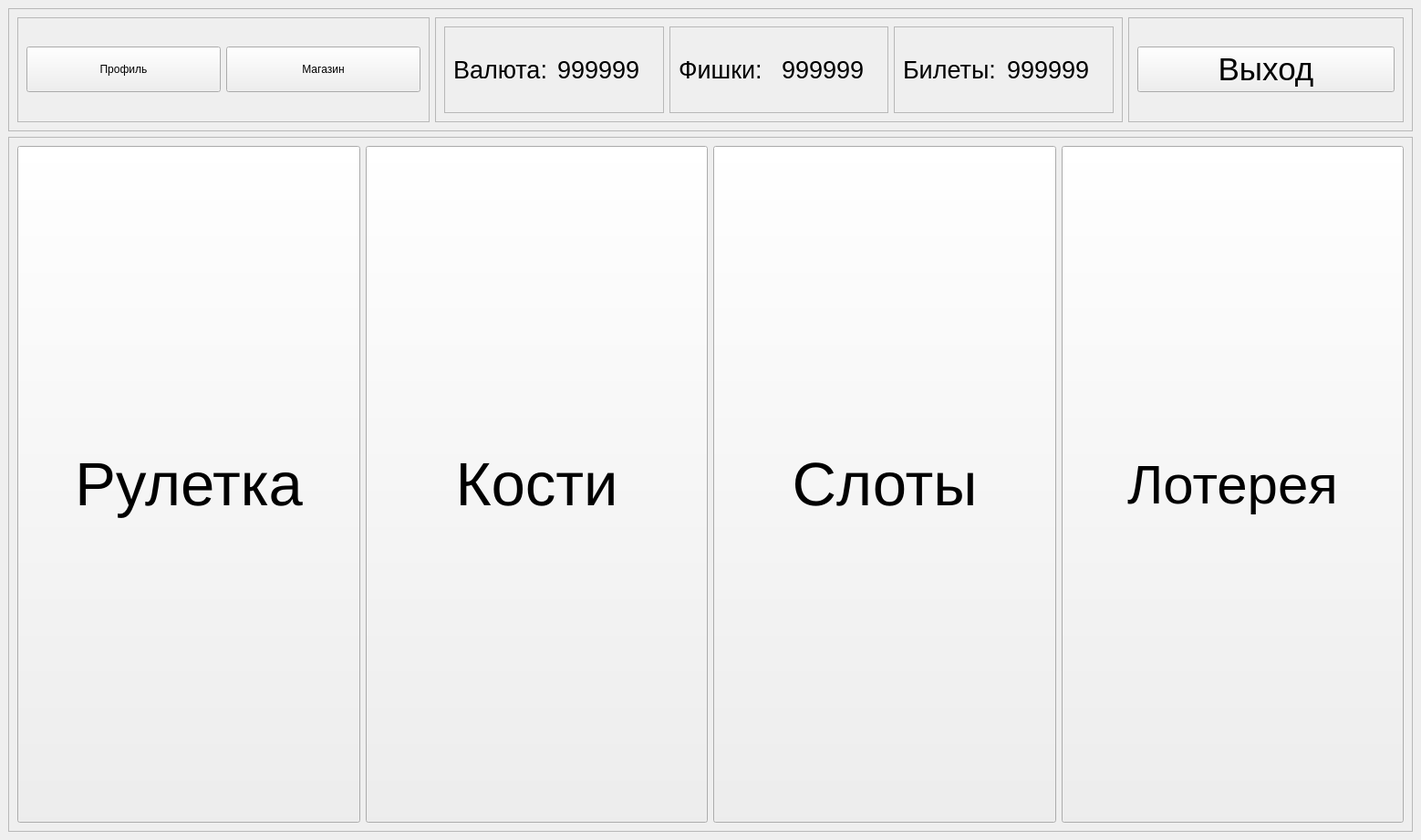
<?xml version="1.0" encoding="UTF-8"?>
<ui version="4.0">
 <class>MainWindow</class>
 <widget class="QMainWindow" name="MainWindow">
  <property name="geometry">
   <rect>
    <x>0</x>
    <y>0</y>
    <width>1558</width>
    <height>921</height>
   </rect>
  </property>
  <property name="windowTitle">
   <string>MainWindow</string>
  </property>
  <widget class="QWidget" name="centralwidget">
   <layout class="QVBoxLayout" name="verticalLayout">
    <item>
     <widget class="QFrame" name="frame">
      <property name="sizePolicy">
       <sizepolicy hsizetype="Preferred" vsizetype="Preferred">
        <horstretch>0</horstretch>
        <verstretch>15</verstretch>
       </sizepolicy>
      </property>
      <property name="frameShape">
       <enum>QFrame::StyledPanel</enum>
      </property>
      <property name="frameShadow">
       <enum>QFrame::Raised</enum>
      </property>
      <layout class="QHBoxLayout" name="horizontalLayout">
       <item>
        <widget class="QFrame" name="frame_3">
         <property name="sizePolicy">
          <sizepolicy hsizetype="Preferred" vsizetype="Preferred">
           <horstretch>30</horstretch>
           <verstretch>0</verstretch>
          </sizepolicy>
         </property>
         <property name="frameShape">
          <enum>QFrame::StyledPanel</enum>
         </property>
         <property name="frameShadow">
          <enum>QFrame::Raised</enum>
         </property>
         <layout class="QHBoxLayout" name="horizontalLayout_2">
          <item>
           <widget class="QPushButton" name="profileBtn">
            <property name="minimumSize">
             <size>
              <width>0</width>
              <height>50</height>
             </size>
            </property>
            <property name="text">
             <string>Профиль</string>
            </property>
           </widget>
          </item>
          <item>
           <widget class="QPushButton" name="shopBtn">
            <property name="minimumSize">
             <size>
              <width>0</width>
              <height>50</height>
             </size>
            </property>
            <property name="text">
             <string>Магазин</string>
            </property>
           </widget>
          </item>
         </layout>
        </widget>
       </item>
       <item>
        <widget class="QFrame" name="frame_5">
         <property name="sizePolicy">
          <sizepolicy hsizetype="Preferred" vsizetype="Preferred">
           <horstretch>50</horstretch>
           <verstretch>0</verstretch>
          </sizepolicy>
         </property>
         <property name="frameShape">
          <enum>QFrame::StyledPanel</enum>
         </property>
         <property name="frameShadow">
          <enum>QFrame::Raised</enum>
         </property>
         <layout class="QHBoxLayout" name="horizontalLayout_4">
          <item>
           <widget class="QFrame" name="frame_6">
            <property name="frameShape">
             <enum>QFrame::StyledPanel</enum>
            </property>
            <property name="frameShadow">
             <enum>QFrame::Raised</enum>
            </property>
            <layout class="QHBoxLayout" name="horizontalLayout_5">
             <item>
              <widget class="QLabel" name="label">
               <property name="font">
                <font>
                 <pointsize>20</pointsize>
                </font>
               </property>
               <property name="text">
                <string>Валюта:</string>
               </property>
              </widget>
             </item>
             <item>
              <widget class="QLabel" name="moneyCount">
               <property name="font">
                <font>
                 <pointsize>20</pointsize>
                </font>
               </property>
               <property name="text">
                <string>999999</string>
               </property>
              </widget>
             </item>
            </layout>
           </widget>
          </item>
          <item>
           <widget class="QFrame" name="frame_8">
            <property name="frameShape">
             <enum>QFrame::StyledPanel</enum>
            </property>
            <property name="frameShadow">
             <enum>QFrame::Raised</enum>
            </property>
            <layout class="QHBoxLayout" name="horizontalLayout_6">
             <item>
              <widget class="QLabel" name="label_2">
               <property name="font">
                <font>
                 <pointsize>20</pointsize>
                </font>
               </property>
               <property name="text">
                <string>Фишки:</string>
               </property>
              </widget>
             </item>
             <item>
              <widget class="QLabel" name="chipsCount">
               <property name="font">
                <font>
                 <pointsize>20</pointsize>
                </font>
               </property>
               <property name="text">
                <string>999999</string>
               </property>
              </widget>
             </item>
            </layout>
           </widget>
          </item>
          <item>
           <widget class="QFrame" name="frame_7">
            <property name="frameShape">
             <enum>QFrame::StyledPanel</enum>
            </property>
            <property name="frameShadow">
             <enum>QFrame::Raised</enum>
            </property>
            <layout class="QHBoxLayout" name="horizontalLayout_7">
             <item>
              <widget class="QLabel" name="label_3">
               <property name="font">
                <font>
                 <pointsize>20</pointsize>
                </font>
               </property>
               <property name="text">
                <string>Билеты:</string>
               </property>
              </widget>
             </item>
             <item>
              <widget class="QLabel" name="ticketsCount">
               <property name="font">
                <font>
                 <pointsize>20</pointsize>
                </font>
               </property>
               <property name="text">
                <string>999999</string>
               </property>
              </widget>
             </item>
            </layout>
           </widget>
          </item>
         </layout>
        </widget>
       </item>
       <item>
        <widget class="QFrame" name="frame_4">
         <property name="sizePolicy">
          <sizepolicy hsizetype="Preferred" vsizetype="Preferred">
           <horstretch>20</horstretch>
           <verstretch>0</verstretch>
          </sizepolicy>
         </property>
         <property name="frameShape">
          <enum>QFrame::StyledPanel</enum>
         </property>
         <property name="frameShadow">
          <enum>QFrame::Raised</enum>
         </property>
         <layout class="QGridLayout" name="gridLayout">
          <item row="0" column="0">
           <widget class="QPushButton" name="quitBtn">
            <property name="minimumSize">
             <size>
              <width>100</width>
              <height>50</height>
             </size>
            </property>
            <property name="font">
             <font>
              <pointsize>26</pointsize>
             </font>
            </property>
            <property name="text">
             <string>Выход</string>
            </property>
           </widget>
          </item>
         </layout>
        </widget>
       </item>
      </layout>
     </widget>
    </item>
    <item>
     <widget class="QFrame" name="frame_2">
      <property name="sizePolicy">
       <sizepolicy hsizetype="Preferred" vsizetype="Preferred">
        <horstretch>0</horstretch>
        <verstretch>85</verstretch>
       </sizepolicy>
      </property>
      <property name="frameShape">
       <enum>QFrame::StyledPanel</enum>
      </property>
      <property name="frameShadow">
       <enum>QFrame::Raised</enum>
      </property>
      <layout class="QHBoxLayout" name="horizontalLayout_3">
       <item>
        <widget class="QPushButton" name="pushButton">
         <property name="sizePolicy">
          <sizepolicy hsizetype="Minimum" vsizetype="Minimum">
           <horstretch>0</horstretch>
           <verstretch>0</verstretch>
          </sizepolicy>
         </property>
         <property name="font">
          <font>
           <pointsize>50</pointsize>
          </font>
         </property>
         <property name="text">
          <string>Рулетка</string>
         </property>
        </widget>
       </item>
       <item>
        <widget class="QPushButton" name="pushButton_2">
         <property name="sizePolicy">
          <sizepolicy hsizetype="Minimum" vsizetype="Minimum">
           <horstretch>0</horstretch>
           <verstretch>0</verstretch>
          </sizepolicy>
         </property>
         <property name="font">
          <font>
           <pointsize>50</pointsize>
          </font>
         </property>
         <property name="text">
          <string>Кости</string>
         </property>
        </widget>
       </item>
       <item>
        <widget class="QPushButton" name="pushButton_3">
         <property name="sizePolicy">
          <sizepolicy hsizetype="Minimum" vsizetype="Minimum">
           <horstretch>0</horstretch>
           <verstretch>0</verstretch>
          </sizepolicy>
         </property>
         <property name="font">
          <font>
           <pointsize>50</pointsize>
          </font>
         </property>
         <property name="text">
          <string>Слоты</string>
         </property>
        </widget>
       </item>
       <item>
        <widget class="QPushButton" name="pushButton_4">
         <property name="sizePolicy">
          <sizepolicy hsizetype="Minimum" vsizetype="Minimum">
           <horstretch>0</horstretch>
           <verstretch>0</verstretch>
          </sizepolicy>
         </property>
         <property name="font">
          <font>
           <pointsize>45</pointsize>
          </font>
         </property>
         <property name="text">
          <string>Лотерея</string>
         </property>
        </widget>
       </item>
      </layout>
     </widget>
    </item>
   </layout>
  </widget>
 </widget>
 <resources/>
 <connections/>
</ui>
